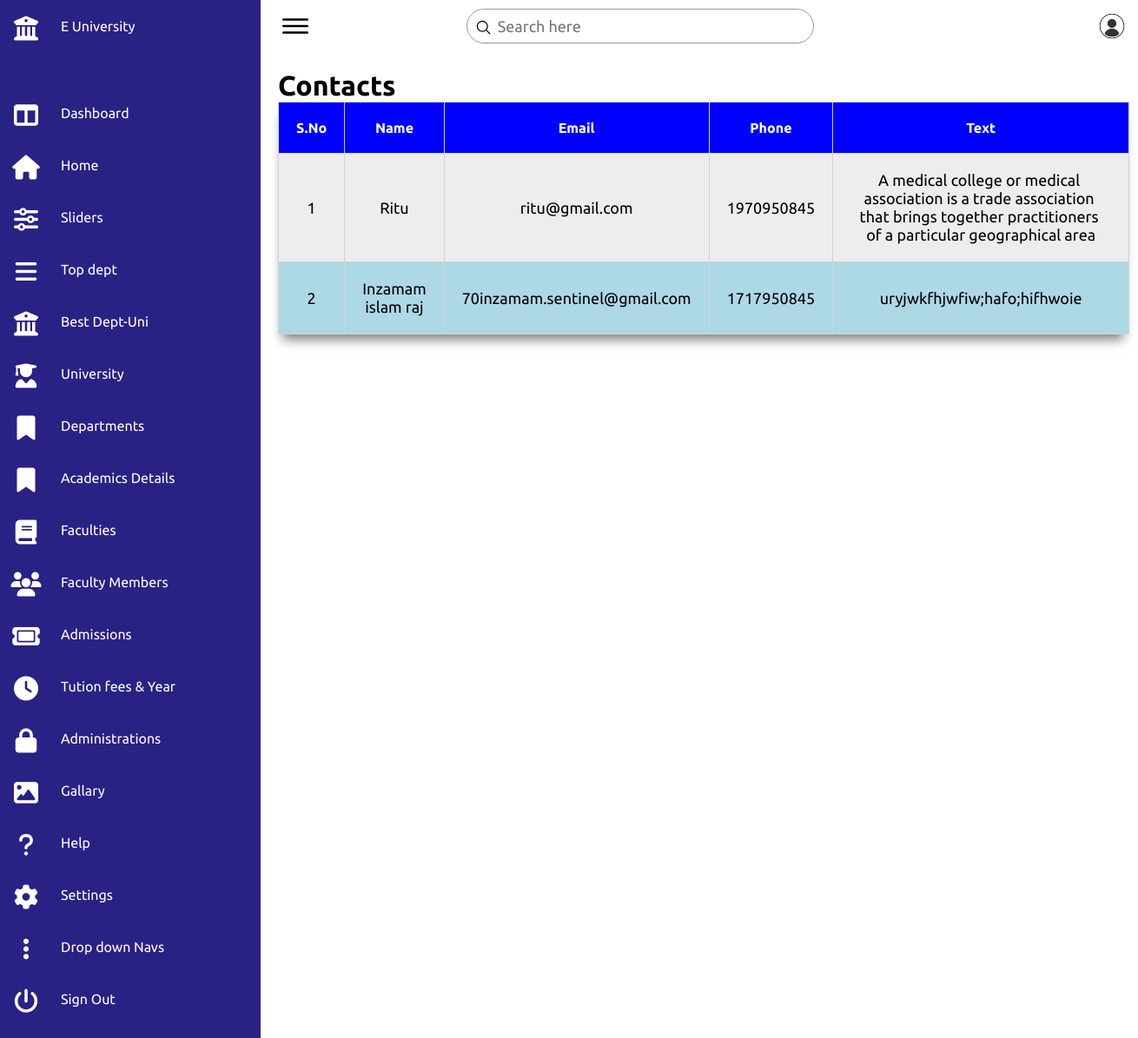
/contacts.php, run on the app's committed database.
### tables this page shows
CREATE TABLE `contact` (
  `id` int NOT NULL,
  `name` varchar(255) NOT NULL,
  `email` varchar(255) NOT NULL,
  `phone` int NOT NULL,
  `text` varchar(255) NOT NULL
);

### contacts.php (the view, shortened to what this page needs)
<!DOCTYPE html>
<html lang="en">
<head>
    <link rel="stylesheet" href="https://cdnjs.cloudflare.com/ajax/libs/font-awesome/6.2.1/css/all.min.css">
    <link rel="stylesheet" href="css/admin.css">
</head>
<body>
    <div class="container">
        <?php include_once 'admin-nav.php'?>
        <div class="main">
            <div class="topbar">
                <div class="toggle">
                    <ion-icon name="menu-outline"></ion-icon>
                </div>
                <div class="search">
                    <label>
                        <input type="text" placeholder="Search here">
                        <ion-icon name="search-outline"></ion-icon>
                    </label>
                </div>
                <div class="user">
                    <img src="images/profile.png" alt="">
                </div>
            </div>
            <div class="table">
                <h1>Contacts</h1>
            <table>
                    <tr>
                        <th>S.No</th>
                        <th>Name</th>
                        <th>Email</th>
                        <th>Phone</th>
                        <th>Text</th>
                    </tr>
                    <?php
                    include_once 'config.php';
                    $sql = "SELECT * FROM contact";
                    $result = mysqli_query($conn,$sql);
                    $id = 1;
                    while ($row = mysqli_fetch_assoc($result)){
                    ?>
                    <tr>
                        <td><?= $id++ ?></td>
                        <td><?= $row['name']?></td>
                        <td><?= $row['email']?></td>
                        <td><?= $row['phone']?></td>
                        <td><p style="width: 300px;white-space:break-spaces;text-align:center;"><?= $row['text'] ?></p></td>
                    </tr>
                    <?php } ?>
                    </table>
            </div>
        </div>
    </div>
</body>
</html>

### css/admin.css (style rules this page uses)
* { font-family: "Ubuntu", sans-serif; margin: 0; padding: 0; box-sizing: border-box; }
:root { --blue: #2a2185; --white: #fff; --gray: #f5f5f5; --black1: #222; --black2: #999; }
body { overflow-x: hidden; }
.container { position: relative; width: 100%; display: flex; justify-content: space-between; align-items: center; height: 100%; }
.main { position: absolute; width: calc(100% - 300px); left: 300px; height: 100%; background: var(--white); transition: 0.5s; }
.topbar { width: 100%; height: 60px; display: flex; justify-content: space-between; align-items: center; padding: 0 10px; }
.toggle { position: relative; width: 60px; height: 60px; display: flex; justify-content: center; align-items: center; font-size: 2.5rem; cursor: pointer; }
.search { position: relative; width: 400px; margin: 0 10px; }
.search label { position: relative; width: 100%; }
.search label input { width: 100%; height: 40px; border-radius: 40px; padding: 5px 20px; padding-left: 35px; font-size: 18px; outline: none; border: 1px solid var(--black2); }
.search label ion-icon { position: absolute; top: 0; left: 10px; font-size: 1.2rem; }
.user { position: relative; width: 40px; height: 40px; border-radius: 50%; overflow: hidden; cursor: pointer; }
.user img { position: absolute; top: 0; left: 0; width: 100%; height: 100%; object-fit: cover; }
table { width: 100%; box-shadow: -1px 12px 12px -6px rgba(0,0,0,0.5); }
table, td, th { padding: 20px; border: 1px solid lightgray; border-collapse: collapse; text-align: center; cursor: pointer; }
td { font-size: 18px; }
th { background-color: blue; color: white; }
tr:nth-child(odd) { background-color: lightblue; }
tr:nth-child(even) { background-color: #ededed; }
.table { padding: 20px; width: 100%; }

### data on the page
contact: name "Ritu", email "ritu@gmail.com", phone "1970950845", text "A medical college or medical association is a trade association that brings together practitioners of a particular geographical area"
contact: name "Inzamam islam raj", email "70inzamam.sentinel@gmail.com", phone "1717950845", text "uryjwkfhjwfiw;hafo;hifhwoie"
